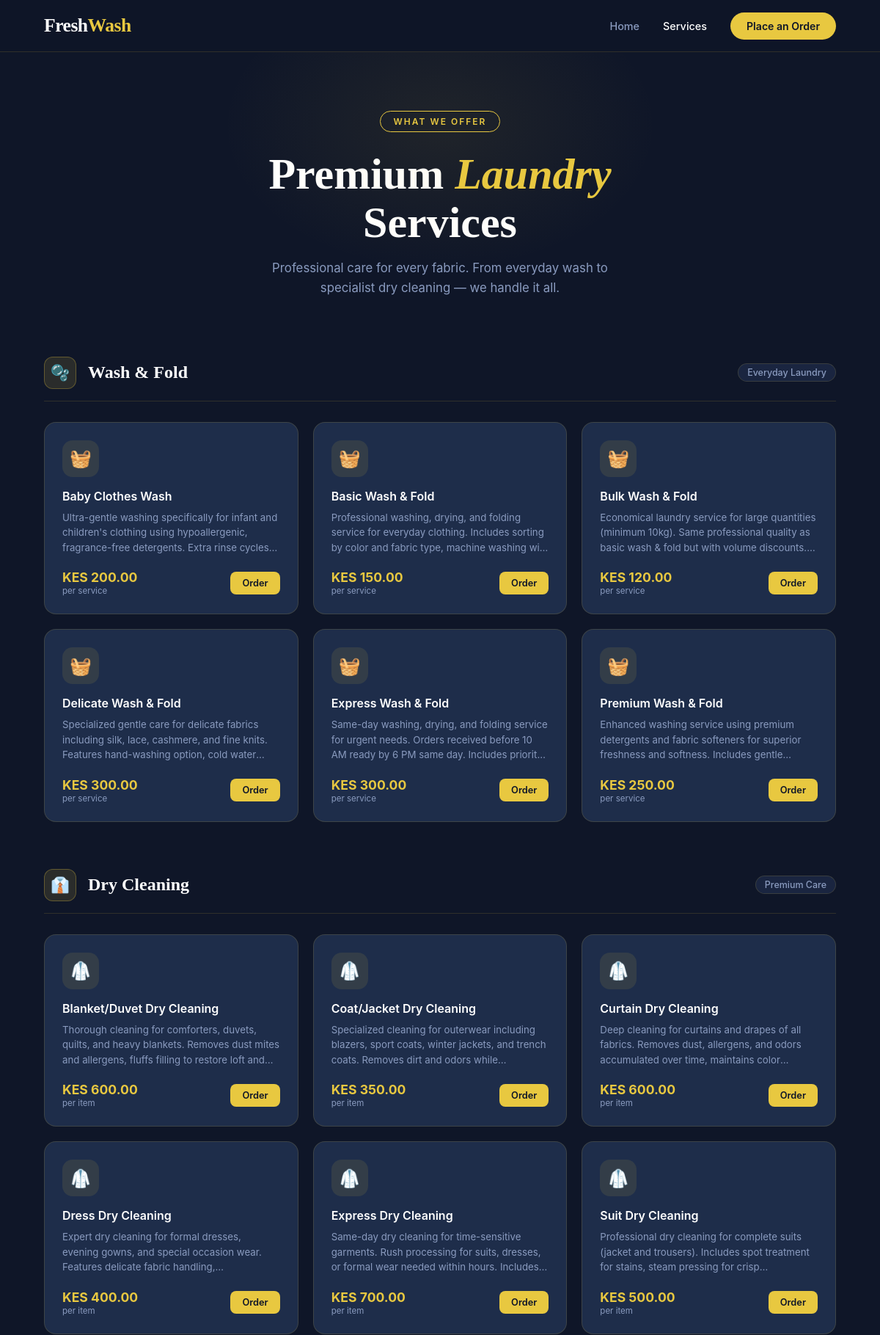
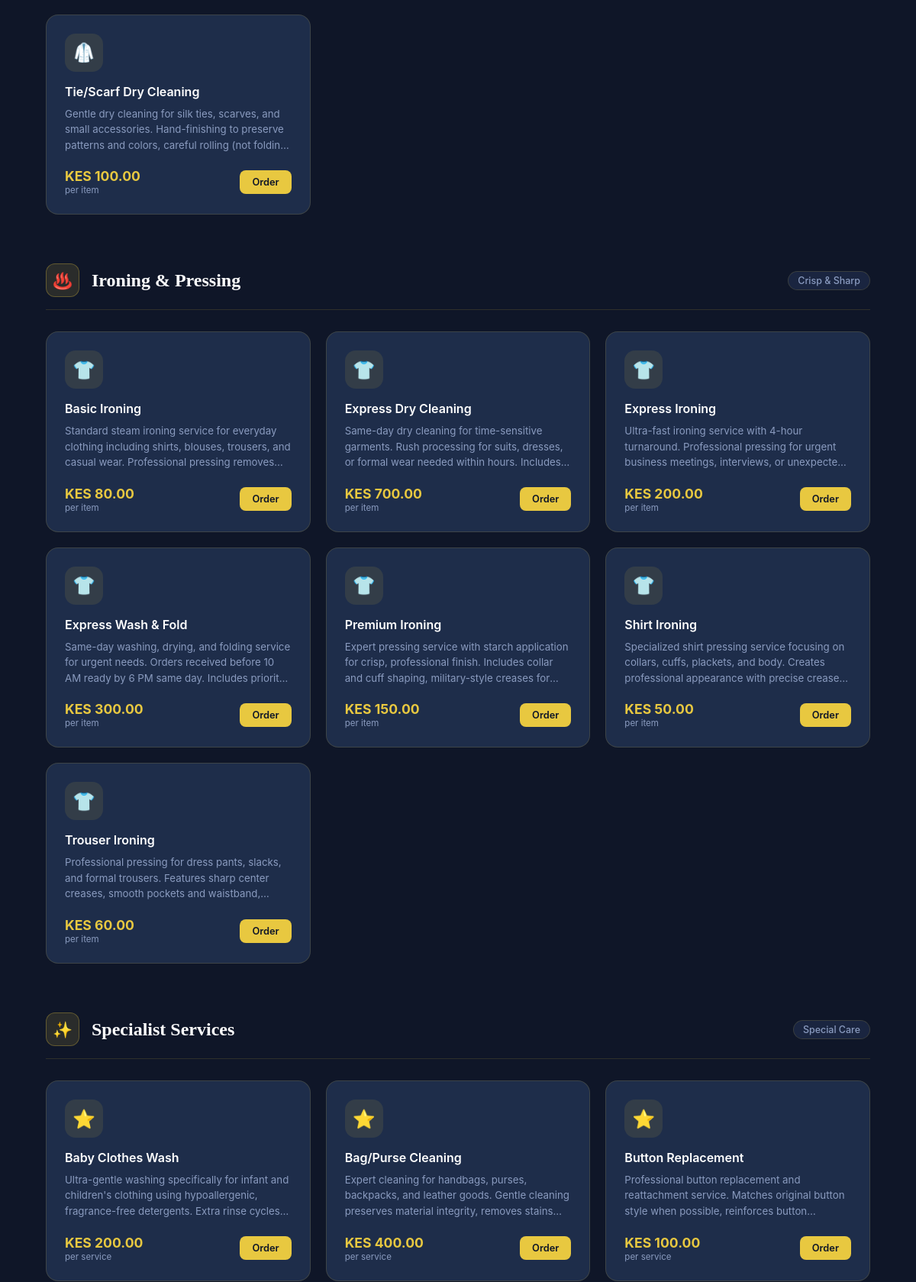
Page /services/ (upper part) on the committed database (2 pictures, top to bottom).
### services/models.py (models this page shows, shortened)
class Service(models.Model):
    name = models.CharField(max_length=100)
    description = models.TextField(default="No description")
    price = models.DecimalField(max_digits=8, decimal_places=2)

### services/views.py (the view)
# urls.py: path('services/', services_view, name='services'),
def services_view(request):
    services = Service.objects.all().order_by('name')
    return render(request, 'services.html', {'services': services})

### services/templates/services.html (shortened to what this page needs)
<!DOCTYPE html>
<html lang="en">
<head>
</head>
<body>
<nav>
    <a href="/" class="logo">Fresh<span>Wash</span></a>
    <ul class="nav-links">
        <li><a href="/">Home</a></li>
        <li><a href="/services/" class="active">Services</a></li>
        <li><a href="/orders/" class="btn-nav">Place an Order</a></li>
    </ul>
</nav>
<div class="hero">
    <div class="hero-badge">What We Offer</div>
    <h1>Premium <em>Laundry</em><br>Services</h1>
    <p>Professional care for every fabric. From everyday wash to specialist dry cleaning — we handle it all.</p>
</div>
<div class="services-wrapper">
    {% if services %}
    {% with washing_services=services|dictsort:"name" %}
    <div class="category-section">
        <div class="category-header">
            <div class="category-icon">🫧</div>
            <h2>Wash & Fold</h2>
            <span class="category-count">Everyday Laundry</span>
        </div>
        <div class="cards-grid">
            {% for service in services %}
                {% if "wash" in service.name|lower or "fold" in service.name|lower or "bulk" in service.name|lower %}
                <div class="service-card">
                    <div class="card-icon">🧺</div>
                    <div class="card-name">{{ service.name }}</div>
                    <div class="card-desc">{{ service.description }}</div>
                    <div class="card-footer">
                        <div class="card-price">
                            KES {{ service.price }}
                            <span>per service</span>
                        </div>
                        <a href="/orders/?service={{ service.id }}" class="btn-order">Order</a>
                    </div>
                </div>
                {% endif %}
            {% endfor %}
        </div>
    </div>
    {% endwith %}
    <div class="category-section">
        <div class="category-header">
            <div class="category-icon">👔</div>
            <h2>Dry Cleaning</h2>
            <span class="category-count">Premium Care</span>
        </div>
        <div class="cards-grid">
            {% for service in services %}
                {% if "dry cleaning" in service.name|lower or "dry clean" in service.name|lower %}
                <div class="service-card">
                    <div class="card-icon">🥼</div>
                    <div class="card-name">{{ service.name }}</div>
                    <div class="card-desc">{{ service.description }}</div>
                    <div class="card-footer">
                        <div class="card-price">
                            KES {{ service.price }}
                            <span>per item</span>
                        </div>
                        <a href="/orders/?service={{ service.id }}" class="btn-order">Order</a>
                    </div>
                </div>
                {% endif %}
            {% endfor %}
        </div>
    </div>
    <div class="category-section">
        <div class="category-header">
            <div class="category-icon">♨️</div>
            <h2>Ironing & Pressing</h2>
            <span class="category-count">Crisp & Sharp</span>
        </div>
        <div class="cards-grid">
            {% for service in services %}
                {% if "iron" in service.name|lower or "press" in service.name|lower %}
                <div class="service-card">
                    <div class="card-icon">👕</div>
                    <div class="card-name">{{ service.name }}</div>
                    <div class="card-desc">{{ service.description }}</div>
                    <div class="card-footer">
                        <div class="card-price">
                            KES {{ service.price }}
                            <span>per item</span>
                        </div>
                        <a href="/orders/?service={{ service.id }}" class="btn-order">Order</a>
                    </div>
                </div>
                {% endif %}
            {% endfor %}
        </div>
    </div>
    <div class="category-section">
        <div class="category-header">
            <div class="category-icon">✨</div>
            <h2>Specialist Services</h2>
            <span class="category-count">Special Care</span>
        </div>
        <div class="cards-grid">
            {% for service in services %}
                {% if "stain" in service.name|lower or "odor" in service.name|lower or "repair" in service.name|lower or "alteration" in service.name|lower or "zipper" in service.name|lower or "button" in service.name|lower or "shoe" in service.name|lower or "bag" in service.name|lower or "carpet" in service.name|lower or "curtain" in service.name|lower or "wedding" in service.name|lower or "sport" in service.name|lower or "baby" in service.name|lower %}
                <div class="service-card">
                    <div class="card-icon">⭐</div>
                    <div class="card-name">{{ service.name }}</div>
                    <div class="card-desc">{{ service.description }}</div>
                    <div class="card-footer">
                        <div class="card-price">
                            KES {{ service.price }}
                            <span>per service</span>
                        </div>
                        <a href="/orders/?service={{ service.id }}" class="btn-order">Order</a>
                    </div>
                </div>
                {% endif %}
            {% endfor %}
        </div>
    </div>
    {% else %}
    <div class="empty">
        <div class="empty-icon">🧺</div>
        <h3>No services available</h3>
        <p>Check back soon — new services are being added.</p>
    </div>
    {% endif %}
</div>
</body>
</html>

### rows in the picture
Service: name "Baby Clothes Wash", description "Ultra-gentle washing specifically for infant and children's clothing using hypoallergenic, fragrance-free detergents. Extra rinse…", price "200.00"
Service: name "Basic Wash & Fold", description "Professional washing, drying, and folding service for everyday clothing. Includes sorting by color and fabric type, machine washing…", price "150.00"
Service: name "Bulk Wash & Fold", description "Economical laundry service for large quantities (minimum 10kg). Same professional quality as basic wash & fold but with volume…", price "120.00"
Service: name "Delicate Wash & Fold", description "Specialized gentle care for delicate fabrics including silk, lace, cashmere, and fine knits. Features hand-washing option, cold…", price "300.00"
Service: name "Express Wash & Fold", description "Same-day washing, drying, and folding service for urgent needs. Orders received before 10 AM ready by 6 PM same day. Includes…", price "300.00"
Service: name "Premium Wash & Fold", description "Enhanced washing service using premium detergents and fabric softeners for superior freshness and softness. Includes…", price "250.00"
Service: name "Blanket/Duvet Dry Cleaning", description "Thorough cleaning for comforters, duvets, quilts, and heavy blankets. Removes dust mites and allergens, fluffs filling to restore loft…", price "600.00"
Service: name "Coat/Jacket Dry Cleaning", description "Specialized cleaning for outerwear including blazers, sport coats, winter jackets, and trench coats. Removes dirt and odors…", price "350.00"
Service: name "Curtain Dry Cleaning", description "Deep cleaning for curtains and drapes of all fabrics. Removes dust, allergens, and odors accumulated over time, maintains…", price "600.00"
Service: name "Dress Dry Cleaning", description "Expert dry cleaning for formal dresses, evening gowns, and special occasion wear. Features delicate fabric…", price "400.00"
Service: name "Express Dry Cleaning", description "Same-day dry cleaning for time-sensitive garments. Rush processing for suits, dresses, or formal wear needed within hours.…", price "700.00"
Service: name "Suit Dry Cleaning", description "Professional dry cleaning for complete suits (jacket and trousers). Includes spot treatment for stains, steam pressing for…", price "500.00"
Service: name "Tie/Scarf Dry Cleaning", description "Gentle dry cleaning for silk ties, scarves, and small accessories. Hand-finishing to preserve patterns and colors, careful rolling (not…", price "100.00"
Service: name "Basic Ironing", description "Standard steam ironing service for everyday clothing including shirts, blouses, trousers, and casual wear. Professional pressing…", price "80.00"
Service: name "Express Ironing", description "Ultra-fast ironing service with 4-hour turnaround. Professional pressing for urgent business meetings, interviews, or…", price "200.00"
Service: name "Premium Ironing", description "Expert pressing service with starch application for crisp, professional finish. Includes collar and cuff shaping, military-style creases…", price "150.00"
Service: name "Shirt Ironing", description "Specialized shirt pressing service focusing on collars, cuffs, plackets, and body. Creates professional appearance with precise…", price "50.00"
Service: name "Trouser Ironing", description "Professional pressing for dress pants, slacks, and formal trousers. Features sharp center creases, smooth pockets and…", price "60.00"
Service: name "Bag/Purse Cleaning", description "Expert cleaning for handbags, purses, backpacks, and leather goods. Gentle cleaning preserves material integrity, removes…", price "400.00"
Service: name "Button Replacement", description "Professional button replacement and reattachment service. Matches original button style when possible, reinforces…", price "100.00"
